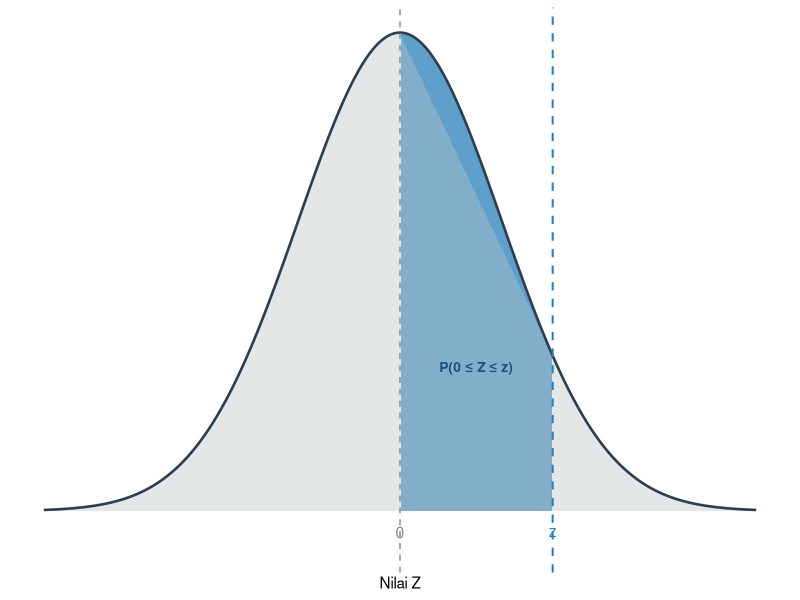

The R source for this figure:
## ---- chunk 1
library(ggplot2)

x <- seq(-3.5, 3.5, length.out = 500)
d <- data.frame(x = x, y = dnorm(x))
z_ex <- 1.5

ggplot(d, aes(x, y)) +
  geom_area(
    data = subset(d, x >= 0 & x <= z_ex),
    aes(y = y), fill = '#2980b9', alpha = 0.75
  ) +
  geom_area(
    data = subset(d, x < 0 | x > z_ex),
    aes(y = y), fill = '#bdc3c7', alpha = 0.4
  ) +
  geom_line(linewidth = 0.9, color = '#2c3e50') +
  geom_vline(xintercept = 0, linetype = 'dashed', color = '#7f8c8d', linewidth = 0.5) +
  geom_vline(xintercept = z_ex, linetype = 'dashed', color = '#2980b9', linewidth = 0.7) +
  annotate('text', x = 0.75, y = 0.12,
           label = 'P(0 \u2264 Z \u2264 z)', parse = FALSE,
           color = '#1a5276', size = 3.5, fontface = 'bold') +
  annotate('text', x = z_ex, y = -0.018,
           label = 'z', parse = TRUE,
           color = '#2980b9', size = 4) +
  annotate('text', x = 0, y = -0.018,
           label = '0', parse = FALSE,
           color = '#7f8c8d', size = 4) +
  scale_x_continuous(breaks = NULL) +
  scale_y_continuous(breaks = NULL, expand = expansion(mult = c(0.08, 0.05))) +
  labs(x = 'Nilai Z', y = NULL) +
  theme_minimal(base_size = 11) +
  theme(
    panel.grid  = element_blank(),
    axis.line.x = element_line(color = '#2c3e50', linewidth = 0.5)
  )
## ---- chunk 2
library(dplyr)
library(kableExtra)

# Z rows: 0.0 to 3.4 in steps of 0.1
# Z cols: second decimal 0.00 to 0.09
z_rows <- seq(0.0, 3.4, by = 0.1)
z_cols <- seq(0.00, 0.09, by = 0.01)

fmt_z <- function(val) formatC(val, digits = 4, format = 'f', decimal.mark = ',')

mat_z <- outer(z_rows, z_cols, function(r, c) {
  fmt_z(pnorm(r + c) - pnorm(0))
})

tbl_z <- as.data.frame(mat_z)
colnames(tbl_z) <- formatC(z_cols, digits = 2, format = 'f', decimal.mark = ',')
tbl_z <- cbind(
  `z` = formatC(z_rows, digits = 1, format = 'f', decimal.mark = ','),
  tbl_z
)

tbl_z |>
  kbl(
    caption  = 'Tabel Distribusi Normal Standar $P(0 \\leq Z \\leq z)$',
    align    = c('c', rep('c', length(z_cols))),
    escape   = FALSE,
    booktabs = TRUE
  ) |>
  kable_styling(
    full_width        = FALSE,
    bootstrap_options = c('striped', 'hover', 'condensed'),
    latex_options     = c('scale_down', 'HOLD_position')
  ) |>
  add_header_above(
    c(' ' = 1, 'Desimal kedua nilai z' = length(z_cols))
  ) |>
  column_spec(1, bold = TRUE) |>
  scroll_box(width = '100%', height = '450px')
## ---- chunk 3
library(dplyr)
library(kableExtra)

dfb_vals <- c(1:30, 40, 60, 120, 1000)
dfw_vals <- c(1:30, 40, 60, 120, 1000)
lbl      <- c(as.character(1:30), '40', '60', '120', '\u221e')

fmt_f <- function(x) formatC(x, digits = 2, format = 'f', decimal.mark = ',')

mat_f10 <- outer(dfw_vals, dfb_vals, function(dfw, dfb) {
  fmt_f(qf(0.90, dfb, dfw))
})

tbl_f10 <- as.data.frame(mat_f10)
colnames(tbl_f10) <- lbl
tbl_f10 <- cbind(`dfw` = lbl, tbl_f10)

tbl_f10 |>
  kbl(
    caption  = 'Tabel Distribusi F pada Tingkat Signifikansi $\\alpha = 10\\%$',
    align    = c('c', rep('c', length(dfb_vals))),
    escape   = FALSE,
    booktabs = TRUE
  ) |>
  kable_styling(
    full_width        = FALSE,
    bootstrap_options = c('striped', 'hover', 'condensed'),
    latex_options     = c('scale_down', 'HOLD_position'),
    font_size         = 10
  ) |>
  add_header_above(c(' ' = 1, 'dfb' = length(dfb_vals))) |>
  column_spec(1, bold = TRUE) |>
  scroll_box(width = '100%', height = '450px')
## ---- chunk 4
library(dplyr)
library(kableExtra)

dfb_vals <- c(1:30, 40, 60, 120, 1000)
dfw_vals <- c(1:30, 40, 60, 120, 1000)
lbl      <- c(as.character(1:30), '40', '60', '120', '\u221e')

fmt_f <- function(x) formatC(x, digits = 2, format = 'f', decimal.mark = ',')

mat_f05 <- outer(dfw_vals, dfb_vals, function(dfw, dfb) {
  fmt_f(qf(0.95, dfb, dfw))
})

tbl_f05 <- as.data.frame(mat_f05)
colnames(tbl_f05) <- lbl
tbl_f05 <- cbind(`dfw` = lbl, tbl_f05)

tbl_f05 |>
  kbl(
    caption  = 'Tabel Distribusi F pada Tingkat Signifikansi $\\alpha = 5\\%$',
    align    = c('c', rep('c', length(dfb_vals))),
    escape   = FALSE,
    booktabs = TRUE
  ) |>
  kable_styling(
    full_width        = FALSE,
    bootstrap_options = c('striped', 'hover', 'condensed'),
    latex_options     = c('scale_down', 'HOLD_position'),
    font_size         = 10
  ) |>
  add_header_above(c(' ' = 1, 'dfb' = length(dfb_vals))) |>
  column_spec(1, bold = TRUE) |>
  scroll_box(width = '100%', height = '450px')
